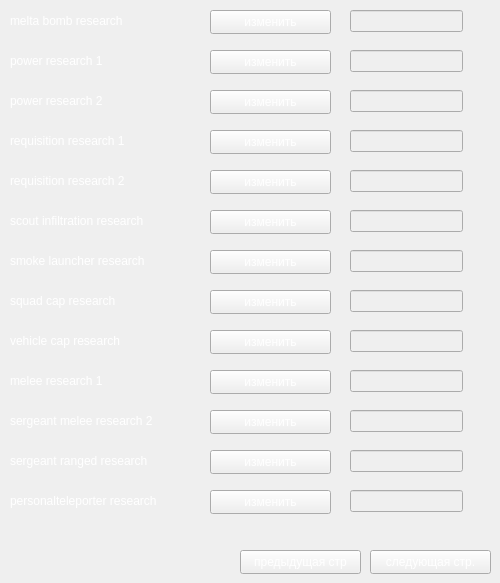
      <widget class="QWidget" name="SM_page_research_2">
       <widget class="QLineEdit" name="line_marine_melta_bomb_research">
        <property name="enabled">
         <bool>false</bool>
        </property>
        <property name="geometry">
         <rect>
          <x>350</x>
          <y>10</y>
          <width>113</width>
          <height>22</height>
         </rect>
        </property>
        <property name="font">
         <font>
          <pointsize>12</pointsize>
         </font>
        </property>
        <property name="styleSheet">
         <string notr="true">color:#fff</string>
        </property>
        <property name="alignment">
         <set>Qt::AlignCenter</set>
        </property>
       </widget>
       <widget class="QPushButton" name="pushChange_152">
        <property name="geometry">
         <rect>
          <x>210</x>
          <y>10</y>
          <width>121</width>
          <height>24</height>
         </rect>
        </property>
        <property name="styleSheet">
         <string notr="true">color:#fff</string>
        </property>
        <property name="text">
         <string>изменить</string>
        </property>
       </widget>
       <widget class="QLabel" name="guard_thermo_generator_116">
        <property name="geometry">
         <rect>
          <x>10</x>
          <y>10</y>
          <width>181</width>
          <height>21</height>
         </rect>
        </property>
        <property name="styleSheet">
         <string notr="true">color:#fff</string>
        </property>
        <property name="text">
         <string>melta bomb research</string>
        </property>
       </widget>
       <widget class="QPushButton" name="pushChange_153">
        <property name="geometry">
         <rect>
          <x>210</x>
          <y>50</y>
          <width>121</width>
          <height>24</height>
         </rect>
        </property>
        <property name="styleSheet">
         <string notr="true">color:#fff</string>
        </property>
        <property name="text">
         <string>изменить</string>
        </property>
       </widget>
       <widget class="QLabel" name="guard_thermo_generator_117">
        <property name="geometry">
         <rect>
          <x>10</x>
          <y>50</y>
          <width>181</width>
          <height>21</height>
         </rect>
        </property>
        <property name="styleSheet">
         <string notr="true">color:#fff</string>
        </property>
        <property name="text">
         <string>power research 1</string>
        </property>
       </widget>
       <widget class="QLineEdit" name="line_marine_power_research_1">
        <property name="enabled">
         <bool>false</bool>
        </property>
        <property name="geometry">
         <rect>
          <x>350</x>
          <y>50</y>
          <width>113</width>
          <height>22</height>
         </rect>
        </property>
        <property name="font">
         <font>
          <pointsize>12</pointsize>
         </font>
        </property>
        <property name="styleSheet">
         <string notr="true">color:#fff</string>
        </property>
        <property name="alignment">
         <set>Qt::AlignCenter</set>
        </property>
       </widget>
       <widget class="QPushButton" name="pushChange_154">
        <property name="geometry">
         <rect>
          <x>210</x>
          <y>90</y>
          <width>121</width>
          <height>24</height>
         </rect>
        </property>
        <property name="styleSheet">
         <string notr="true">color:#fff</string>
        </property>
        <property name="text">
         <string>изменить</string>
        </property>
       </widget>
       <widget class="QLabel" name="guard_thermo_generator_118">
        <property name="geometry">
         <rect>
          <x>10</x>
          <y>90</y>
          <width>181</width>
          <height>21</height>
         </rect>
        </property>
        <property name="styleSheet">
         <string notr="true">color:#fff</string>
        </property>
        <property name="text">
         <string>power research 2</string>
        </property>
       </widget>
       <widget class="QLineEdit" name="line_marine_power_research_2">
        <property name="enabled">
         <bool>false</bool>
        </property>
        <property name="geometry">
         <rect>
          <x>350</x>
          <y>90</y>
          <width>113</width>
          <height>22</height>
         </rect>
        </property>
        <property name="font">
         <font>
          <pointsize>12</pointsize>
         </font>
        </property>
        <property name="styleSheet">
         <string notr="true">color:#fff</string>
        </property>
        <property name="alignment">
         <set>Qt::AlignCenter</set>
        </property>
       </widget>
       <widget class="QPushButton" name="pushChange_155">
        <property name="geometry">
         <rect>
          <x>210</x>
          <y>130</y>
          <width>121</width>
          <height>24</height>
         </rect>
        </property>
        <property name="styleSheet">
         <string notr="true">color:#fff</string>
        </property>
        <property name="text">
         <string>изменить</string>
        </property>
       </widget>
       <widget class="QLabel" name="guard_thermo_generator_119">
        <property name="geometry">
         <rect>
          <x>10</x>
          <y>130</y>
          <width>181</width>
          <height>21</height>
         </rect>
        </property>
        <property name="styleSheet">
         <string notr="true">color:#fff</string>
        </property>
        <property name="text">
         <string>requisition research 1</string>
        </property>
       </widget>
       <widget class="QLineEdit" name="line_marine_requisition_research_1">
        <property name="enabled">
         <bool>false</bool>
        </property>
        <property name="geometry">
         <rect>
          <x>350</x>
          <y>130</y>
          <width>113</width>
          <height>22</height>
         </rect>
        </property>
        <property name="font">
         <font>
          <pointsize>12</pointsize>
         </font>
        </property>
        <property name="styleSheet">
         <string notr="true">color:#fff</string>
        </property>
        <property name="alignment">
         <set>Qt::AlignCenter</set>
        </property>
       </widget>
       <widget class="QPushButton" name="pushChange_156">
        <property name="geometry">
         <rect>
          <x>210</x>
          <y>170</y>
          <width>121</width>
          <height>24</height>
         </rect>
        </property>
        <property name="styleSheet">
         <string notr="true">color:#fff</string>
        </property>
        <property name="text">
         <string>изменить</string>
        </property>
       </widget>
       <widget class="QLabel" name="guard_thermo_generator_120">
        <property name="geometry">
         <rect>
          <x>10</x>
          <y>170</y>
          <width>181</width>
          <height>21</height>
         </rect>
        </property>
        <property name="styleSheet">
         <string notr="true">color:#fff</string>
        </property>
        <property name="text">
         <string>requisition research 2</string>
        </property>
       </widget>
       <widget class="QLineEdit" name="line_marine_requisition_research_2">
        <property name="enabled">
         <bool>false</bool>
        </property>
        <property name="geometry">
         <rect>
          <x>350</x>
          <y>170</y>
          <width>113</width>
          <height>22</height>
         </rect>
        </property>
        <property name="font">
         <font>
          <pointsize>12</pointsize>
         </font>
        </property>
        <property name="styleSheet">
         <string notr="true">color:#fff</string>
        </property>
        <property name="alignment">
         <set>Qt::AlignCenter</set>
        </property>
       </widget>
       <widget class="QPushButton" name="pushChange_157">
        <property name="geometry">
         <rect>
          <x>210</x>
          <y>210</y>
          <width>121</width>
          <height>24</height>
         </rect>
        </property>
        <property name="styleSheet">
         <string notr="true">color:#fff</string>
        </property>
        <property name="text">
         <string>изменить</string>
        </property>
       </widget>
       <widget class="QLabel" name="guard_thermo_generator_121">
        <property name="geometry">
         <rect>
          <x>10</x>
          <y>210</y>
          <width>181</width>
          <height>21</height>
         </rect>
        </property>
        <property name="styleSheet">
         <string notr="true">color:#fff</string>
        </property>
        <property name="text">
         <string>scout infiltration research</string>
        </property>
       </widget>
       <widget class="QLineEdit" name="line_marine_scout_infiltration_research">
        <property name="enabled">
         <bool>false</bool>
        </property>
        <property name="geometry">
         <rect>
          <x>350</x>
          <y>210</y>
          <width>113</width>
          <height>22</height>
         </rect>
        </property>
        <property name="font">
         <font>
          <pointsize>12</pointsize>
         </font>
        </property>
        <property name="styleSheet">
         <string notr="true">color:#fff</string>
        </property>
        <property name="alignment">
         <set>Qt::AlignCenter</set>
        </property>
       </widget>
       <widget class="QPushButton" name="pushChange_158">
        <property name="geometry">
         <rect>
          <x>210</x>
          <y>250</y>
          <width>121</width>
          <height>24</height>
         </rect>
        </property>
        <property name="styleSheet">
         <string notr="true">color:#fff</string>
        </property>
        <property name="text">
         <string>изменить</string>
        </property>
       </widget>
       <widget class="QLabel" name="guard_thermo_generator_122">
        <property name="geometry">
         <rect>
          <x>10</x>
          <y>250</y>
          <width>181</width>
          <height>21</height>
         </rect>
        </property>
        <property name="styleSheet">
         <string notr="true">color:#fff</string>
        </property>
        <property name="text">
         <string>smoke launcher research</string>
        </property>
       </widget>
       <widget class="QLineEdit" name="line_marine_smoke_launcher_research">
        <property name="enabled">
         <bool>false</bool>
        </property>
        <property name="geometry">
         <rect>
          <x>350</x>
          <y>250</y>
          <width>113</width>
          <height>22</height>
         </rect>
        </property>
        <property name="font">
         <font>
          <pointsize>12</pointsize>
         </font>
        </property>
        <property name="styleSheet">
         <string notr="true">color:#fff</string>
        </property>
        <property name="alignment">
         <set>Qt::AlignCenter</set>
        </property>
       </widget>
       <widget class="QPushButton" name="pushChange_159">
        <property name="geometry">
         <rect>
          <x>210</x>
          <y>290</y>
          <width>121</width>
          <height>24</height>
         </rect>
        </property>
        <property name="styleSheet">
         <string notr="true">color:#fff</string>
        </property>
        <property name="text">
         <string>изменить</string>
        </property>
       </widget>
       <widget class="QLabel" name="guard_thermo_generator_123">
        <property name="geometry">
         <rect>
          <x>10</x>
          <y>290</y>
          <width>181</width>
          <height>21</height>
         </rect>
        </property>
        <property name="styleSheet">
         <string notr="true">color:#fff</string>
        </property>
        <property name="text">
         <string>squad cap research</string>
        </property>
       </widget>
       <widget class="QLineEdit" name="line_marine_squad_cap_research">
        <property name="enabled">
         <bool>false</bool>
        </property>
        <property name="geometry">
         <rect>
          <x>350</x>
          <y>290</y>
          <width>113</width>
          <height>22</height>
         </rect>
        </property>
        <property name="font">
         <font>
          <pointsize>12</pointsize>
         </font>
        </property>
        <property name="styleSheet">
         <string notr="true">color:#fff</string>
        </property>
        <property name="alignment">
         <set>Qt::AlignCenter</set>
        </property>
       </widget>
       <widget class="QPushButton" name="pushChange_160">
        <property name="geometry">
         <rect>
          <x>210</x>
          <y>330</y>
          <width>121</width>
          <height>24</height>
         </rect>
        </property>
        <property name="styleSheet">
         <string notr="true">color:#fff</string>
        </property>
        <property name="text">
         <string>изменить</string>
        </property>
       </widget>
       <widget class="QLabel" name="guard_thermo_generator_124">
        <property name="geometry">
         <rect>
          <x>10</x>
          <y>330</y>
          <width>181</width>
          <height>21</height>
         </rect>
        </property>
        <property name="styleSheet">
         <string notr="true">color:#fff</string>
        </property>
        <property name="text">
         <string>vehicle cap research</string>
        </property>
       </widget>
       <widget class="QLineEdit" name="line_marine_vehicle_cap_research">
        <property name="enabled">
         <bool>false</bool>
        </property>
        <property name="geometry">
         <rect>
          <x>350</x>
          <y>330</y>
          <width>113</width>
          <height>22</height>
         </rect>
        </property>
        <property name="font">
         <font>
          <pointsize>12</pointsize>
         </font>
        </property>
        <property name="styleSheet">
         <string notr="true">color:#fff</string>
        </property>
        <property name="alignment">
         <set>Qt::AlignCenter</set>
        </property>
       </widget>
       <widget class="QPushButton" name="pushChange_161">
        <property name="geometry">
         <rect>
          <x>210</x>
          <y>370</y>
          <width>121</width>
          <height>24</height>
         </rect>
        </property>
        <property name="styleSheet">
         <string notr="true">color:#fff</string>
        </property>
        <property name="text">
         <string>изменить</string>
        </property>
       </widget>
       <widget class="QLabel" name="guard_thermo_generator_125">
        <property name="geometry">
         <rect>
          <x>10</x>
          <y>370</y>
          <width>181</width>
          <height>21</height>
         </rect>
        </property>
        <property name="styleSheet">
         <string notr="true">color:#fff</string>
        </property>
        <property name="text">
         <string>melee research 1</string>
        </property>
       </widget>
       <widget class="QLineEdit" name="line_marine__melee_research_1">
        <property name="enabled">
         <bool>false</bool>
        </property>
        <property name="geometry">
         <rect>
          <x>350</x>
          <y>370</y>
          <width>113</width>
          <height>22</height>
         </rect>
        </property>
        <property name="font">
         <font>
          <pointsize>12</pointsize>
         </font>
        </property>
        <property name="styleSheet">
         <string notr="true">color:#fff</string>
        </property>
        <property name="alignment">
         <set>Qt::AlignCenter</set>
        </property>
       </widget>
       <widget class="QPushButton" name="pushChange_162">
        <property name="geometry">
         <rect>
          <x>210</x>
          <y>410</y>
          <width>121</width>
          <height>24</height>
         </rect>
        </property>
        <property name="styleSheet">
         <string notr="true">color:#fff</string>
        </property>
        <property name="text">
         <string>изменить</string>
        </property>
       </widget>
       <widget class="QLabel" name="guard_thermo_generator_126">
        <property name="geometry">
         <rect>
          <x>10</x>
          <y>410</y>
          <width>181</width>
          <height>21</height>
         </rect>
        </property>
        <property name="styleSheet">
         <string notr="true">color:#fff</string>
        </property>
        <property name="text">
         <string>sergeant melee research 2</string>
        </property>
       </widget>
       <widget class="QLineEdit" name="line_marine_sergeant_melee_research_2">
        <property name="enabled">
         <bool>false</bool>
        </property>
        <property name="geometry">
         <rect>
          <x>350</x>
          <y>410</y>
          <width>113</width>
          <height>22</height>
         </rect>
        </property>
        <property name="font">
         <font>
          <pointsize>12</pointsize>
         </font>
        </property>
        <property name="styleSheet">
         <string notr="true">color:#fff</string>
        </property>
        <property name="alignment">
         <set>Qt::AlignCenter</set>
        </property>
       </widget>
       <widget class="QPushButton" name="pushChange_163">
        <property name="geometry">
         <rect>
          <x>210</x>
          <y>450</y>
          <width>121</width>
          <height>24</height>
         </rect>
        </property>
        <property name="styleSheet">
         <string notr="true">color:#fff</string>
        </property>
        <property name="text">
         <string>изменить</string>
        </property>
       </widget>
       <widget class="QLabel" name="guard_thermo_generator_127">
        <property name="geometry">
         <rect>
          <x>10</x>
          <y>450</y>
          <width>181</width>
          <height>21</height>
         </rect>
        </property>
        <property name="styleSheet">
         <string notr="true">color:#fff</string>
        </property>
        <property name="text">
         <string>sergeant ranged research</string>
        </property>
       </widget>
       <widget class="QLineEdit" name="line_marine_sergeant_ranged_research">
        <property name="enabled">
         <bool>false</bool>
        </property>
        <property name="geometry">
         <rect>
          <x>350</x>
          <y>450</y>
          <width>113</width>
          <height>22</height>
         </rect>
        </property>
        <property name="font">
         <font>
          <pointsize>12</pointsize>
         </font>
        </property>
        <property name="styleSheet">
         <string notr="true">color:#fff</string>
        </property>
        <property name="alignment">
         <set>Qt::AlignCenter</set>
        </property>
       </widget>
       <widget class="QPushButton" name="pushChange_164">
        <property name="geometry">
         <rect>
          <x>210</x>
          <y>490</y>
          <width>121</width>
          <height>24</height>
         </rect>
        </property>
        <property name="styleSheet">
         <string notr="true">color:#fff</string>
        </property>
        <property name="text">
         <string>изменить</string>
        </property>
       </widget>
       <widget class="QLabel" name="guard_thermo_generator_128">
        <property name="geometry">
         <rect>
          <x>10</x>
          <y>490</y>
          <width>181</width>
          <height>21</height>
         </rect>
        </property>
        <property name="styleSheet">
         <string notr="true">color:#fff</string>
        </property>
        <property name="text">
         <string>personalteleporter research</string>
        </property>
       </widget>
       <widget class="QLineEdit" name="line_marine_personalteleporter_research">
        <property name="enabled">
         <bool>false</bool>
        </property>
        <property name="geometry">
         <rect>
          <x>350</x>
          <y>490</y>
          <width>113</width>
          <height>22</height>
         </rect>
        </property>
        <property name="font">
         <font>
          <pointsize>12</pointsize>
         </font>
        </property>
        <property name="styleSheet">
         <string notr="true">color:#fff</string>
        </property>
        <property name="alignment">
         <set>Qt::AlignCenter</set>
        </property>
       </widget>
       <widget class="QPushButton" name="next_btn_8">
        <property name="geometry">
         <rect>
          <x>370</x>
          <y>550</y>
          <width>121</width>
          <height>24</height>
         </rect>
        </property>
        <property name="styleSheet">
         <string notr="true">color:#fff</string>
        </property>
        <property name="text">
         <string>следующая стр.</string>
        </property>
       </widget>
       <widget class="QPushButton" name="pred_btn_7">
        <property name="geometry">
         <rect>
          <x>240</x>
          <y>550</y>
          <width>121</width>
          <height>24</height>
         </rect>
        </property>
        <property name="styleSheet">
         <string notr="true">color:#fff</string>
        </property>
        <property name="text">
         <string>предыдущая стр</string>
        </property>
       </widget>
      </widget>
